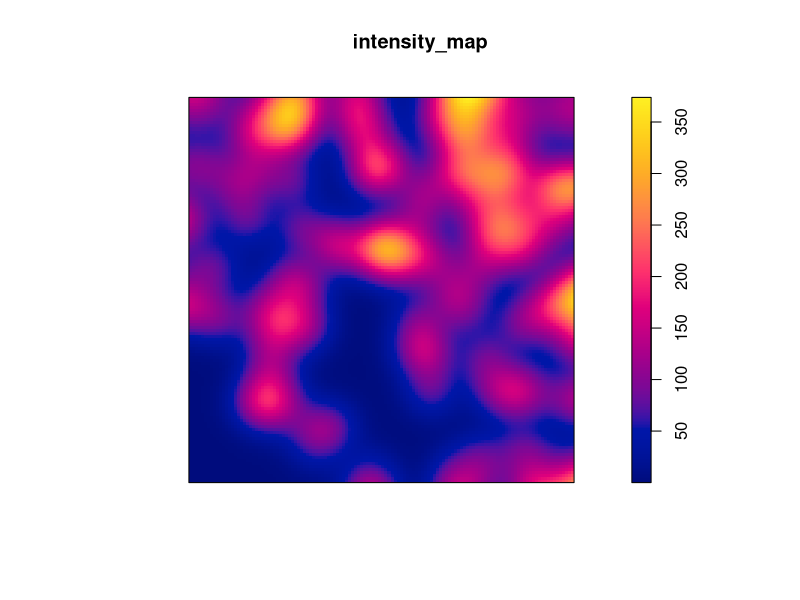

Source code (R):
# skatta parametrar

# Ladda paketet
library(spatstat)

# Skapa ett punktmönster (t.ex. slumpmässigt inom en kvadrat)
pp <- rpoispp(lambda = 100)  # 100 punkter per enhet area

# Skatta intensiteten (lambda)
lambda_hat <- intensity(pp)
print(lambda_hat)


# Simulera en inhomogen Poisson-process
lambda_function <- function(x, y) { 100 * (x + y) }
pp_inhom <- rpoispp(lambda_function)

# Skatta intensiteten icke-parametriskt
intensity_map <- density(pp_inhom, sigma = 0.05)
plot(intensity_map)


# Anpassa en Poisson-modell (homogen)
ppm_model <- ppm(pp, ~1)
summary(ppm_model)

# Anpassa en inhomogen modell med covariater
ppm_inhom <- ppm(pp, ~x + y)
summary(ppm_inhom)

# Anpassa en Strauss-modell
ppm_gibbs <- ppm(pp, ~1, Strauss(r=0.05))
summary(ppm_gibbs)
